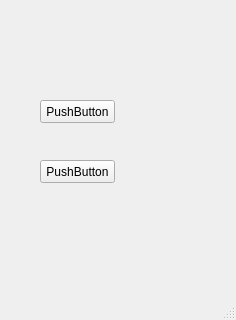
<?xml version="1.0" encoding="UTF-8"?>
<ui version="4.0">
 <class>MainWindow</class>
 <widget class="QMainWindow" name="MainWindow">
  <property name="geometry">
   <rect>
    <x>0</x>
    <y>0</y>
    <width>236</width>
    <height>320</height>
   </rect>
  </property>
  <property name="windowTitle">
   <string>MainWindow</string>
  </property>
  <widget class="QWidget" name="centralwidget">
   <widget class="QPushButton" name="pushButton">
    <property name="geometry">
     <rect>
      <x>40</x>
      <y>100</y>
      <width>75</width>
      <height>23</height>
     </rect>
    </property>
    <property name="text">
     <string>PushButton</string>
    </property>
   </widget>
   <widget class="QPushButton" name="pushButton_2">
    <property name="geometry">
     <rect>
      <x>40</x>
      <y>160</y>
      <width>75</width>
      <height>23</height>
     </rect>
    </property>
    <property name="text">
     <string>PushButton</string>
    </property>
   </widget>
  </widget>
  <widget class="QMenuBar" name="menubar">
   <property name="geometry">
    <rect>
     <x>0</x>
     <y>0</y>
     <width>236</width>
     <height>23</height>
    </rect>
   </property>
  </widget>
  <widget class="QStatusBar" name="statusbar"/>
 </widget>
 <resources/>
 <connections>
  <connection>
   <sender>pushButton</sender>
   <signal>clicked()</signal>
   <receiver>pushButton_2</receiver>
   <slot>hide()</slot>
   <hints>
    <hint type="sourcelabel">
     <x>85</x>
     <y>131</y>
    </hint>
    <hint type="destinationlabel">
     <x>71</x>
     <y>194</y>
    </hint>
   </hints>
  </connection>
 </connections>
</ui>
